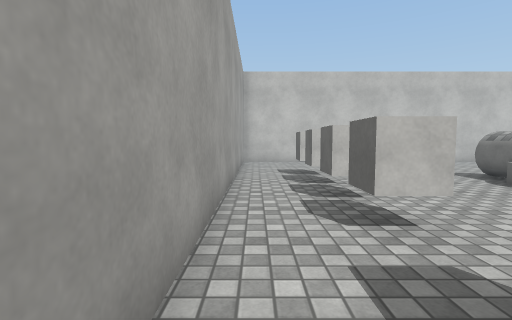
[1] (above)

21 first-person views from a walk through a 3-D level made in the Unity game engine. The camera is 1.2 m above the floor, tilts 4° down and sees 85° across. The floor is counted in squares, 1 m on a side. Each view is taken from the middle of a square. On the plan, view 1 faces up. The plan holds only what a view shows up to about 13 squares ahead; the rest is blank. The place goes on beyond the plan. The player is left out. Some animated figures are not drawn. Some surface patterns are stand-ins.

[2]
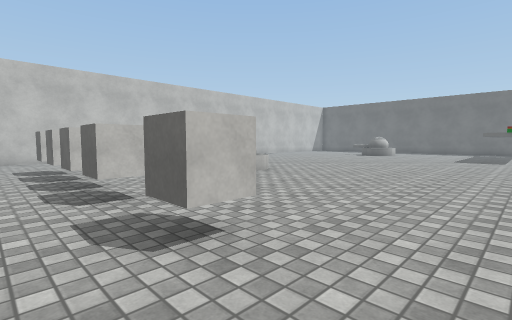

[3]
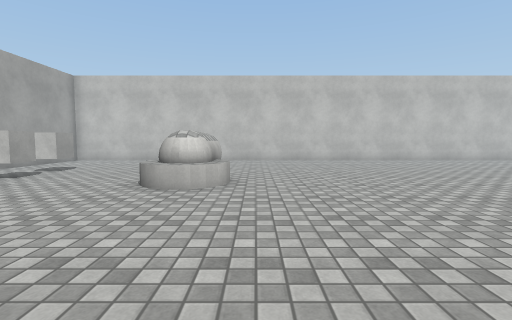

[4]
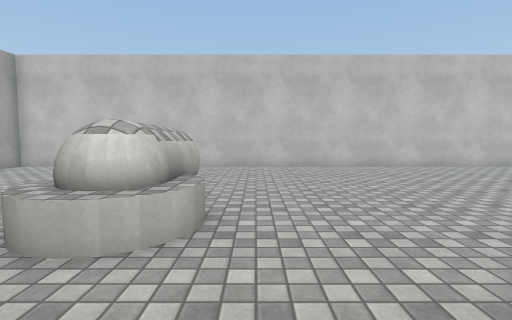

[5]
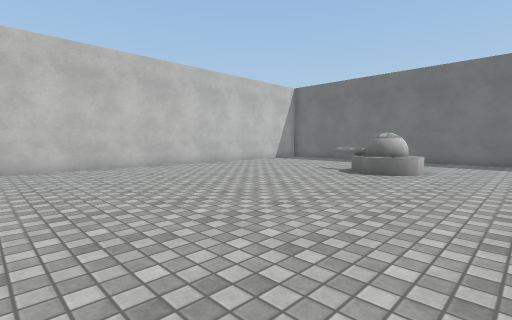

[6]
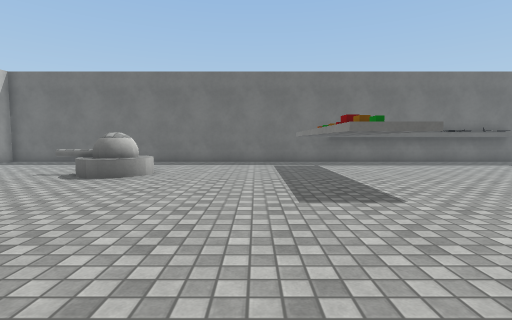

[7]
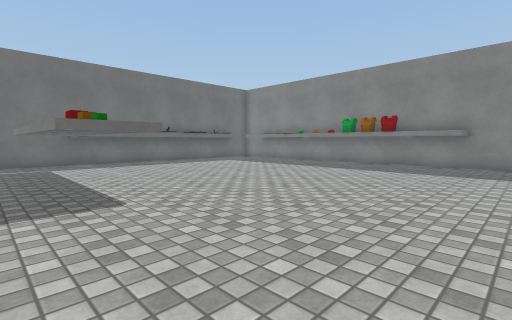

[8]
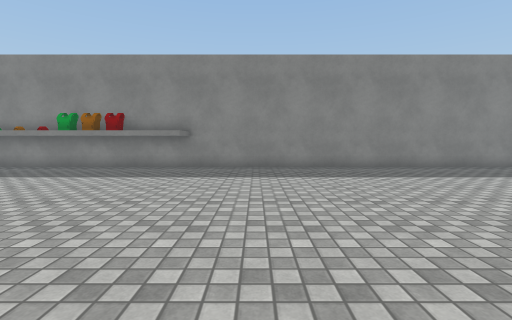

[9]
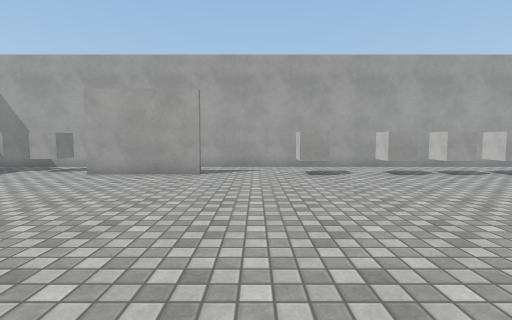

[10]
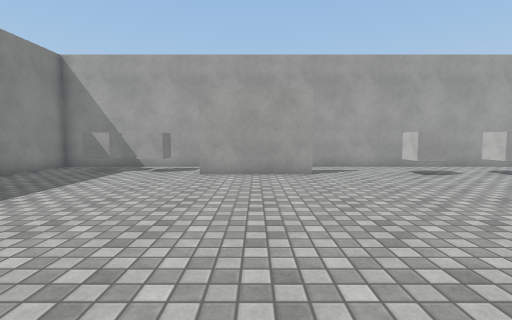

[11]
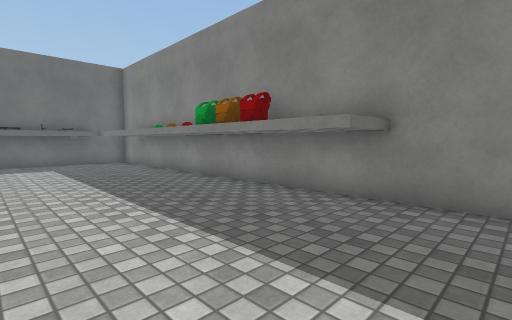

[12]
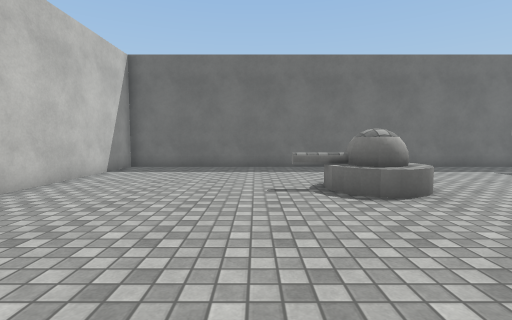

[13]
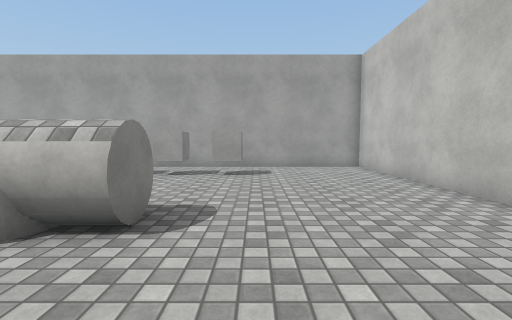

[14]
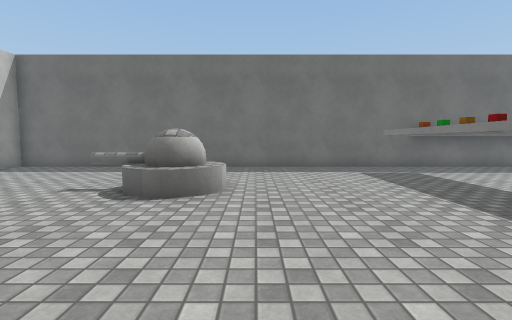

[15]
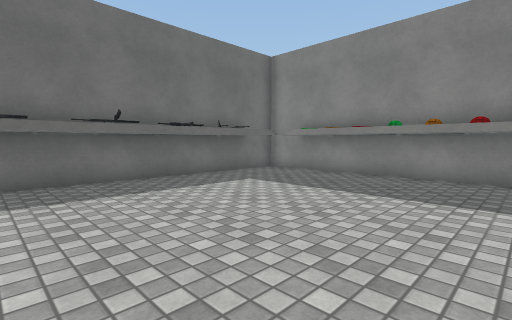

[16]
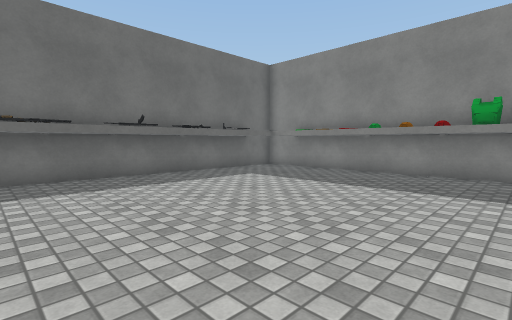

[17]
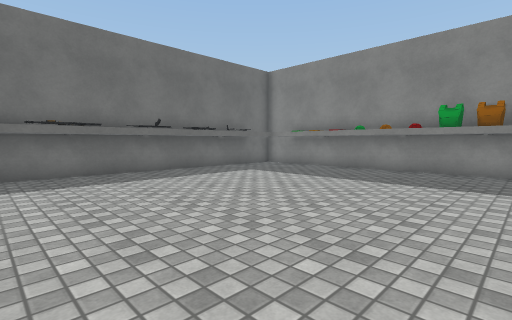

[18]
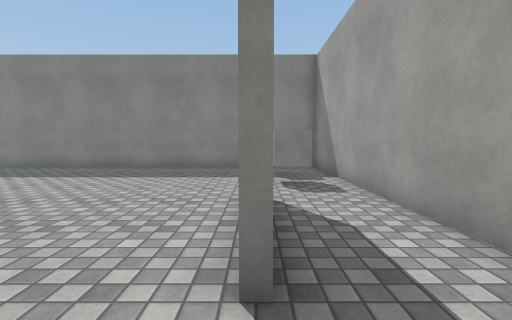

[19]
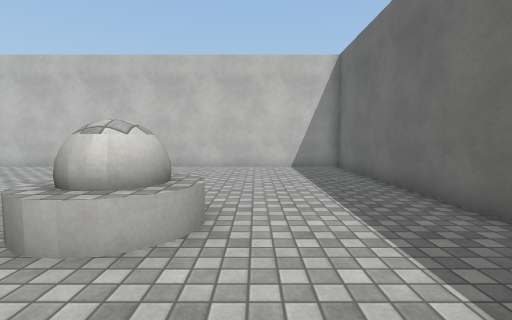

[20]
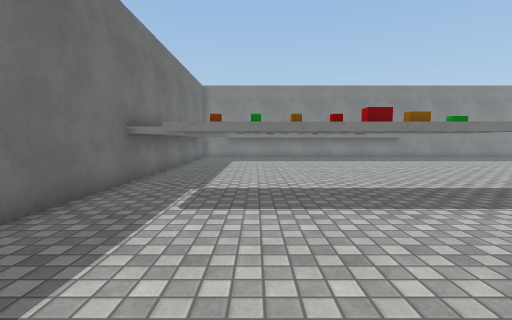

[21]
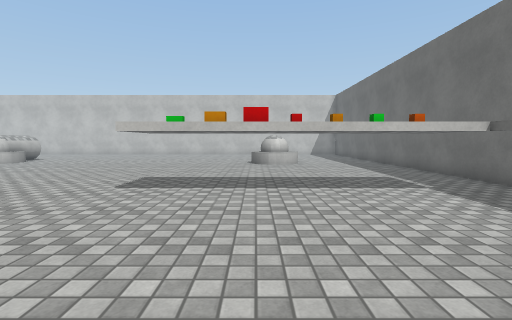

### Floor plan
Key: @ floor where view 1 was taken; # wall or solid block; . floor; ^ raised ledge; T thing the floor can be seen under or through; O other object.
Columns run from 1 left of view 1 to 29 right of it. Each row starts with its distance up from view 1.
 16 ###############################
 15 #.............................#
 14 #.............................#
 13 #.............................#
 12 #.............................#
 11 #.............................#
 10 #..O..........................#
  9 #.......OOO.............O.....#
  8 #..O....OOO............OOO....#
  7 #.......OOO............OOO....#
  6 #..O....OOO............OOO....#
  5 #.............................#
  4 #..O..........................#
  3 #.............................#
  2 #.............................#
  1 #..O..........................#
  0 #@..................TTTTTTTTT.#
 -1 #...................TTTTTTTT .#
 -2 #...................TTTTTTTTTT#
 -3 #...........................T##
 -4 #..#........................###
 -5 #..#........................###
 -6 #..#........................###
 -7 #..#........................###
 -8 #...........................###
 -9 #.O.........................###
-10 #........................... O#
-11 #.O......................... O#
-12 #...............#########^^^^ #
-13 #...............#########^^^^.#
-14 ###############################

Positions as (right, up) in squares from view 1, and headings:
1: (0, 0), facing up
2: (0, -2), facing up-right
3: (10, -1), facing up
4: (10, 3), facing up
5: (12, 3), facing up-right
6: (13, 2), facing right
7: (13, 1), facing down-right
8: (12, -1), facing down
9: (12, -1), facing left
10: (12, -5), facing left
11: (13, -8), facing down-right
12: (16, 10), facing right
13: (12, 11), facing left
14: (16, 5), facing right
15: (20, -4), facing down-right
16: (19, -3), facing down-right
17: (18, -2), facing down-right
18: (2, -1), facing down
19: (25, 3), facing up
20: (25, 6), facing down
21: (22, -8), facing up
